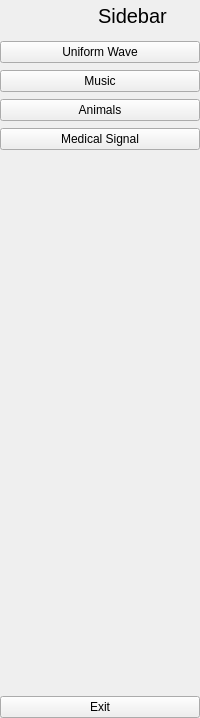
     <widget class="QWidget" name="full_menu" native="true">
      <property name="maximumSize">
       <size>
        <width>16777215</width>
        <height>16777215</height>
       </size>
      </property>
      <layout class="QVBoxLayout" name="verticalLayout_4">
       <property name="spacing">
        <number>10</number>
       </property>
       <property name="leftMargin">
        <number>0</number>
       </property>
       <property name="topMargin">
        <number>0</number>
       </property>
       <property name="rightMargin">
        <number>0</number>
       </property>
       <property name="bottomMargin">
        <number>0</number>
       </property>
       <item>
        <layout class="QHBoxLayout" name="horizontalLayout">
         <item>
          <widget class="QLabel" name="label_2">
           <property name="minimumSize">
            <size>
             <width>30</width>
             <height>30</height>
            </size>
           </property>
           <property name="maximumSize">
            <size>
             <width>30</width>
             <height>30</height>
            </size>
           </property>
           <property name="text">
            <string/>
           </property>
           <property name="pixmap">
            <pixmap>Icons/launchpad.png</pixmap>
           </property>
           <property name="scaledContents">
            <bool>true</bool>
           </property>
          </widget>
         </item>
         <item>
          <widget class="QLabel" name="label_3">
           <property name="minimumSize">
            <size>
             <width>71</width>
             <height>31</height>
            </size>
           </property>
           <property name="maximumSize">
            <size>
             <width>71</width>
             <height>31</height>
            </size>
           </property>
           <property name="font">
            <font>
             <family>Segoe UI</family>
             <pointsize>15</pointsize>
            </font>
           </property>
           <property name="text">
            <string>Sidebar</string>
           </property>
          </widget>
         </item>
        </layout>
       </item>
       <item>
        <layout class="QVBoxLayout" name="verticalLayout_2">
         <property name="spacing">
          <number>7</number>
         </property>
         <item>
          <widget class="QPushButton" name="uniformWave">
           <property name="text">
            <string>Uniform Wave</string>
           </property>
           <property name="icon">
            <iconset>
             <normaloff>Icons/wave.png</normaloff>
             <normalon>Icons/wave.png</normalon>Icons/wave.png</iconset>
           </property>
           <property name="iconSize">
            <size>
             <width>14</width>
             <height>14</height>
            </size>
           </property>
           <property name="checkable">
            <bool>true</bool>
           </property>
           <property name="autoExclusive">
            <bool>true</bool>
           </property>
          </widget>
         </item>
         <item>
          <widget class="QPushButton" name="music">
           <property name="text">
            <string>Music</string>
           </property>
           <property name="icon">
            <iconset>
             <normaloff>Icons/musical-note.png</normaloff>
             <normalon>Icons/musical-note.png</normalon>Icons/musical-note.png</iconset>
           </property>
           <property name="iconSize">
            <size>
             <width>14</width>
             <height>14</height>
            </size>
           </property>
           <property name="checkable">
            <bool>true</bool>
           </property>
           <property name="autoExclusive">
            <bool>true</bool>
           </property>
          </widget>
         </item>
         <item>
          <widget class="QPushButton" name="animals">
           <property name="text">
            <string>Animals</string>
           </property>
           <property name="icon">
            <iconset>
             <normaloff>Icons/lion.png</normaloff>
             <normalon>Icons/lion.png</normalon>Icons/lion.png</iconset>
           </property>
           <property name="iconSize">
            <size>
             <width>14</width>
             <height>14</height>
            </size>
           </property>
           <property name="checkable">
            <bool>true</bool>
           </property>
           <property name="autoExclusive">
            <bool>true</bool>
           </property>
          </widget>
         </item>
         <item>
          <widget class="QPushButton" name="medicalSignal">
           <property name="text">
            <string>Medical Signal</string>
           </property>
           <property name="icon">
            <iconset>
             <normaloff>Icons/cardiogram.png</normaloff>
             <normalon>Icons/cardiogram.png</normalon>Icons/cardiogram.png</iconset>
           </property>
           <property name="iconSize">
            <size>
             <width>14</width>
             <height>14</height>
            </size>
           </property>
           <property name="checkable">
            <bool>true</bool>
           </property>
          </widget>
         </item>
        </layout>
       </item>
       <item>
        <spacer name="verticalSpacer_2">
         <property name="orientation">
          <enum>Qt::Vertical</enum>
         </property>
         <property name="sizeType">
          <enum>QSizePolicy::Expanding</enum>
         </property>
         <property name="sizeHint" stdset="0">
          <size>
           <width>20</width>
           <height>536</height>
          </size>
         </property>
        </spacer>
       </item>
       <item>
        <widget class="QPushButton" name="exit">
         <property name="text">
          <string>Exit</string>
         </property>
         <property name="icon">
          <iconset>
           <normaloff>Icons/logout.png</normaloff>
           <normalon>Icons/logout.png</normalon>Icons/logout.png</iconset>
         </property>
         <property name="iconSize">
          <size>
           <width>14</width>
           <height>14</height>
          </size>
         </property>
        </widget>
       </item>
      </layout>
     </widget>
